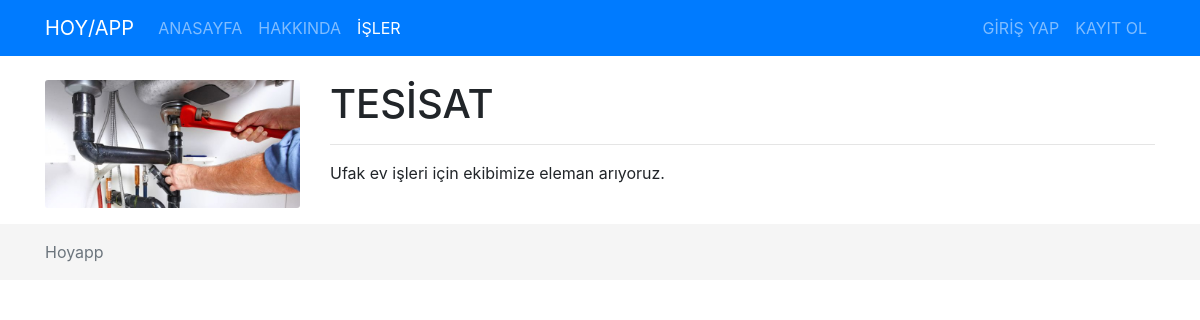
Screenshot of /movies/5 with the database file from the repository.
### movies/models.py (models this page shows, shortened)
class Movie(models.Model):
    name = models.CharField(max_length=100, verbose_name='İş Adı')
    description = models.TextField(verbose_name='İşin Açıklaması')
    image = models.CharField(max_length=50, verbose_name='İş Resmi')
    created_date = models.DateTimeField(auto_now_add=True, verbose_name='Eklenme Tarihi')
    isPublished = models.BooleanField(default= True)
    def get_image_path(self):
        return '/img/'+ self.image

### movies/views.py (the view)
# urls.py: path('<int:movie_id>', views.detail, name= 'detail'),
def detail(request, movie_id):
    movie = get_object_or_404(Movie, pk = movie_id)
    context = {
        'movie': movie
    }
    return render(request, 'movies/detail.html', context)

### templates/movies/detail.html
{% extends 'layout.html' %}
{% load static %}
{% block content %}
    <div class="row">
        <div class="col-md-3">
            <img class="card-img" src="{% static movie.get_image_path %}" alt="">
        </div>
        <div class="col-md-9">
            <h1>{{ movie.name }}</h1>
            <hr>
            <p>
                {{ movie.description }}
            </p>
        </div>
    </div>
{% endblock %}

### rows the page displays
Movie: image (picture), name "TESİSAT", description "Ufak ev işleri için ekibimize eleman arıyoruz."
